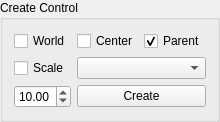
            <widget class="QGroupBox" name="CreateControl_grp">
             <property name="sizePolicy">
              <sizepolicy hsizetype="Preferred" vsizetype="Preferred">
               <horstretch>0</horstretch>
               <verstretch>0</verstretch>
              </sizepolicy>
             </property>
             <property name="title">
              <string>Create Control</string>
             </property>
             <layout class="QGridLayout" name="gridLayout">
              <item row="0" column="0">
               <widget class="QCheckBox" name="cc_world_check">
                <property name="text">
                 <string>World</string>
                </property>
               </widget>
              </item>
              <item row="0" column="1">
               <widget class="QCheckBox" name="cc_center_check">
                <property name="text">
                 <string>Center</string>
                </property>
               </widget>
              </item>
              <item row="0" column="2">
               <widget class="QCheckBox" name="cc_parent_check">
                <property name="text">
                 <string>Parent</string>
                </property>
                <property name="checked">
                 <bool>true</bool>
                </property>
               </widget>
              </item>
              <item row="1" column="0">
               <widget class="QCheckBox" name="cc_scale_check">
                <property name="text">
                 <string>Scale</string>
                </property>
               </widget>
              </item>
              <item row="1" column="1" colspan="2">
               <widget class="QComboBox" name="cc_clist_cb"/>
              </item>
              <item row="4" column="0">
               <widget class="QDoubleSpinBox" name="cc_size_dsb">
                <property name="value">
                 <double>10.000000000000000</double>
                </property>
               </widget>
              </item>
              <item row="4" column="1" colspan="2">
               <widget class="QPushButton" name="cc_create_btn">
                <property name="text">
                 <string>Create</string>
                </property>
               </widget>
              </item>
             </layout>
            </widget>
